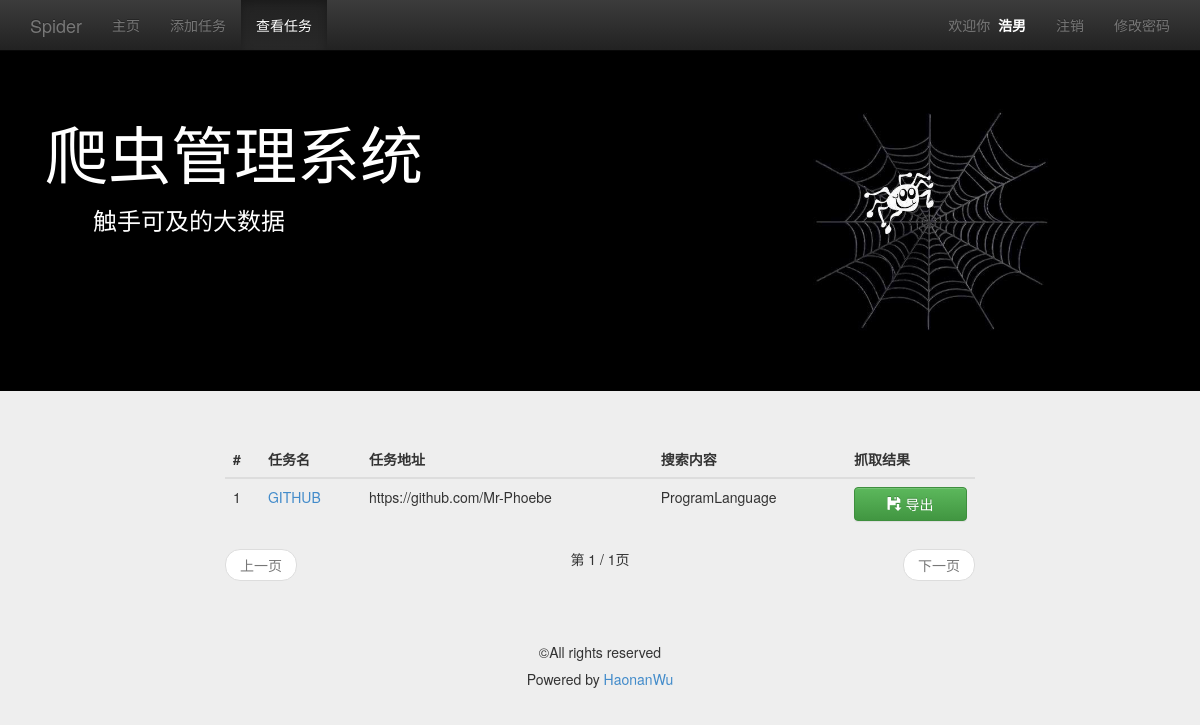
Before: /view_task_list/ (signed in) with the older database file.
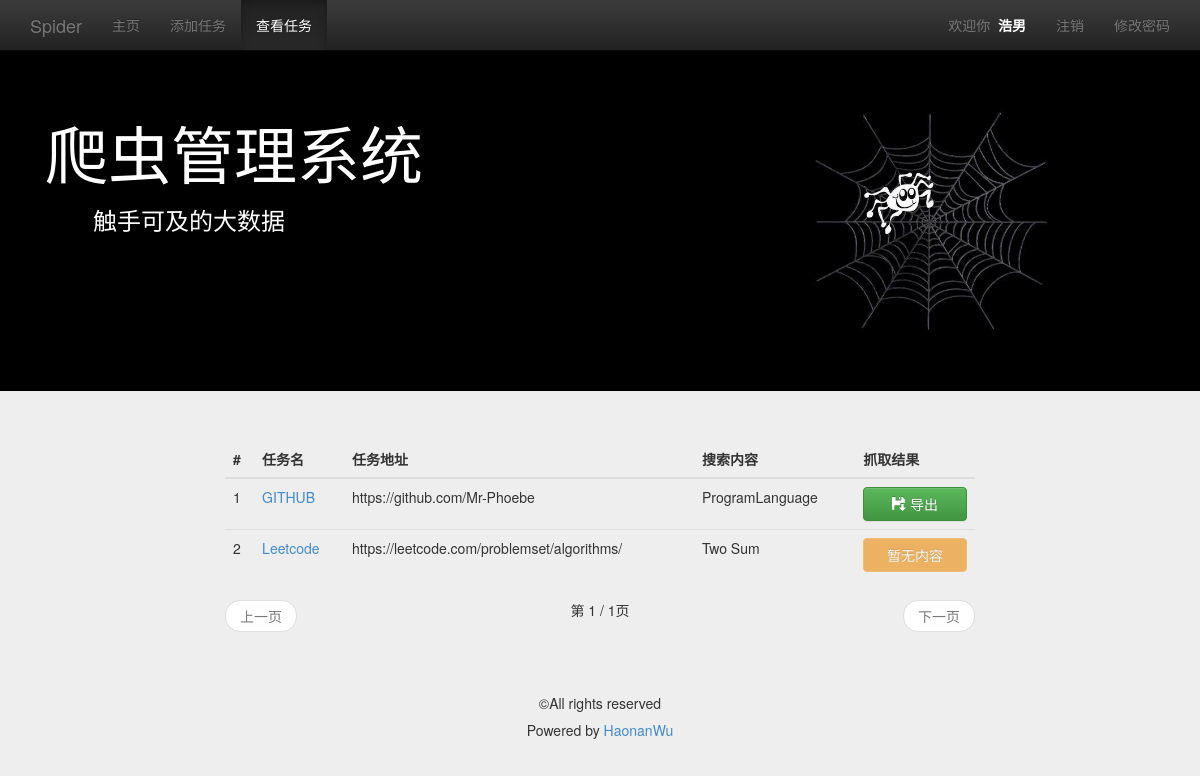
After: the same page with the newer database file.
### management/models.py (models this page shows, shortened)
class MyUser(models.Model):
    user = models.OneToOneField(User)
    nickname = models.CharField(max_length=16)

class Task(models.Model):
    user = models.ForeignKey(MyUser, related_name='task')
    url = models.CharField(max_length=512, null=True)
    name = models.CharField(max_length=128)
    content = models.CharField(max_length=128, null=True)
    hasfile = models.BooleanField(default=False)
    method = models.BooleanField(default=True)
    class META:
        ordering = ['name']

### management/views.py (the view)
# urls.py: url(r'^view_task_list/$', views.view_task_list, name='view_task_list'),
@login_required
def view_task_list(request):
    user = request.user
    task_list = Task.objects.filter(user=user.myuser)
    paginator = Paginator(task_list, 5)
    page = request.GET.get('page')
    try:
        task_list = paginator.page(page)
    except PageNotAnInteger:
        task_list = paginator.page(1)
    except EmptyPage:
        task_list = paginator.page(paginator.num_pages)
    content = {
        'user': user,
        'active_menu': 'view_task',
        'task_list': task_list,
    }
    return render(request, 'management/view_task_list.html', content)

### templates/management/view_task_list.html
{% extends "management/base.html" %} {% load staticfiles %} {% block title %}查看任务{% endblock %} {% block content %}
    <div class="container">
        <div class="row">
            <div class="col-md-8 col-md-offset-2">
                <br>
                <table class="table table-hover">
                    <thead>
                    <tr>
                        <th>#</th>
                        <th>任务名</th>
                        <th>任务地址</th>
                        <th>搜索内容</th>
                        <th>抓取结果</th>
                    </tr>
                    </thead>
                    <tbody>
                    {% for task in task_list %}
                        <tr>
                            <td>{{ forloop.counter }}</td>
                            <td><a href="{% url 'task_detail' %}?id={{ task.id }}">{{ task.name }}</a></td>
                            <td>{{ task.url }}</td>
                            <td>{{ task.content }}</td>
                            {% if task.hasfile == 0 %}
                                <td>
                                    <button class="btn btn btn-warning btn-block" disabled=""> 暂无内容
                                    </button>
                                </td>
                            {% else %}
                                <td>
                                    <a href="/static/data/zip{{ task.id }}.zip">
                                        <button class="btn btn btn-success btn-block" type="export"><span
                                                class="glyphicon glyphicon-floppy-save"></span> 导出
                                        </button>
                                    </a>
                                </td>
                            {% endif %}
                        </tr>
                    {% empty %}
                        <tr>
                            <td>暂无任务</td>
                        </tr>
                    {% endfor %}
                    </tbody>
                </table>
                <nav>
                    <ul class="pager">
                        {% if task_list.has_previous %}
                            <li class="previous"><a
                                    href="?typ={{ query_category }}&page={{ task_list.previous_page_number }}">上一页</a>
                            </li>
                        {% else %}
                            <li class="previous disabled"><a href="#">上一页</a></li>
                        {% endif %} 第 {{ task_list.number }} / {{ task_list.paginator.num_pages }}页
                        {% if task_list.has_next %}
                            <li class="next"><a href="?typ={{ query_category }}&page={{ task_list.next_page_number }}">下一页</a>
                            </li>
                        {% else %}
                            <li class="next disabled"><a href="#">下一页</a></li>
                        {% endif %}
                    </ul>
                </nav>
            </div>
        </div>
    </div>
{% endblock %}

### templates/management/base.html (shortened to what this page needs)
{% load staticfiles %}
<!DOCTYPE html>
<html lang="zh-cn">
<head>
    <link rel="stylesheet" type="text/css" href="{% static 'css/bootstrap.min.css' %}">
    <link rel="stylesheet" type="text/css" href="{% static 'css/bootstrap-theme.min.css' %}">
    <link rel="stylesheet" type="text/css" href="{% static 'css/base.css' %}">
</head>
<body>
<nav class="navbar navbar-inverse navbar-fixed-top" role="navigation">
    <div class="container">
        <div class="navbar-header">
            <a href="{% url 'homepage' %}" class="navbar-brand">Spider</a>
        </div>
        <div class="collapse navbar-collapse" id="navbar-collapse-basepage">
            <ul class="nav navbar-nav">
                <li id="homepage"><a href="{% url 'homepage' %}">主页</a></li>
                <li id="add_task"><a href="{% url 'add_task' %}">添加任务</a></li>
                <li id="view_task"><a href="{% url 'view_task_list' %}">查看任务</a></li>
            </ul>
            <ul class="nav navbar-nav navbar-right">
                {% if user %}
                    <li>
                        <p class="navbar-text">欢迎你&nbsp;&nbsp;<span id="base_name">{{ user.myuser.nickname }}</span></p>
                    </li>
                    <li><a href="{% url 'logout' %}">注销</a></li>
                    <li><a href="{% url 'set_password' %}">修改密码</a></li>
                {% else %}
                    <li><a href="{% url 'signup' %}">注册</a></li>
                    <li><a href="{% url 'login' %}">登录</a></li>
                {% endif %}
            </ul>
        </div>
    </div>
</nav>
<header class="jumbotron subhead" id="header-base">
    <div class="container">
        <div class="row">
            <div class="col-md-8">
                <h1>爬虫管理系统</h1>
                <h3>&emsp;&emsp;触手可及的大数据</h3>
            </div>
            <div class="col-md-4">
                <img src="{% static "img/spider.png" %}" style="width: 70%">
            </div>
        </div>
    </div>
</header>
{% block content %}{% endblock %}
<footer class="footer" role="contentinfo">
    <hr>
    <div class="container">
        <p class="text-center">©All rights reserved</p>
        <h5 class="text-center"> Powered by&nbsp;<a href="https://github.com/Mr-Phoebe">HaonanWu</a></h5>
    </div>
</footer>
</body>
</html>

### management/static/css/base.css (style rules this page uses)
body { padding-top: 50px; background-color: #eeeeee; }
#header-base { background-color: #000; color: #fff; }
#base_name { color: #fff; font-weight: bold; }

Changed rows visible on the page:
added Task: name "Leetcode", url "https://leetcode.com/problemset/algorithms/", content "Two Sum", hasfile "暂无内容"
